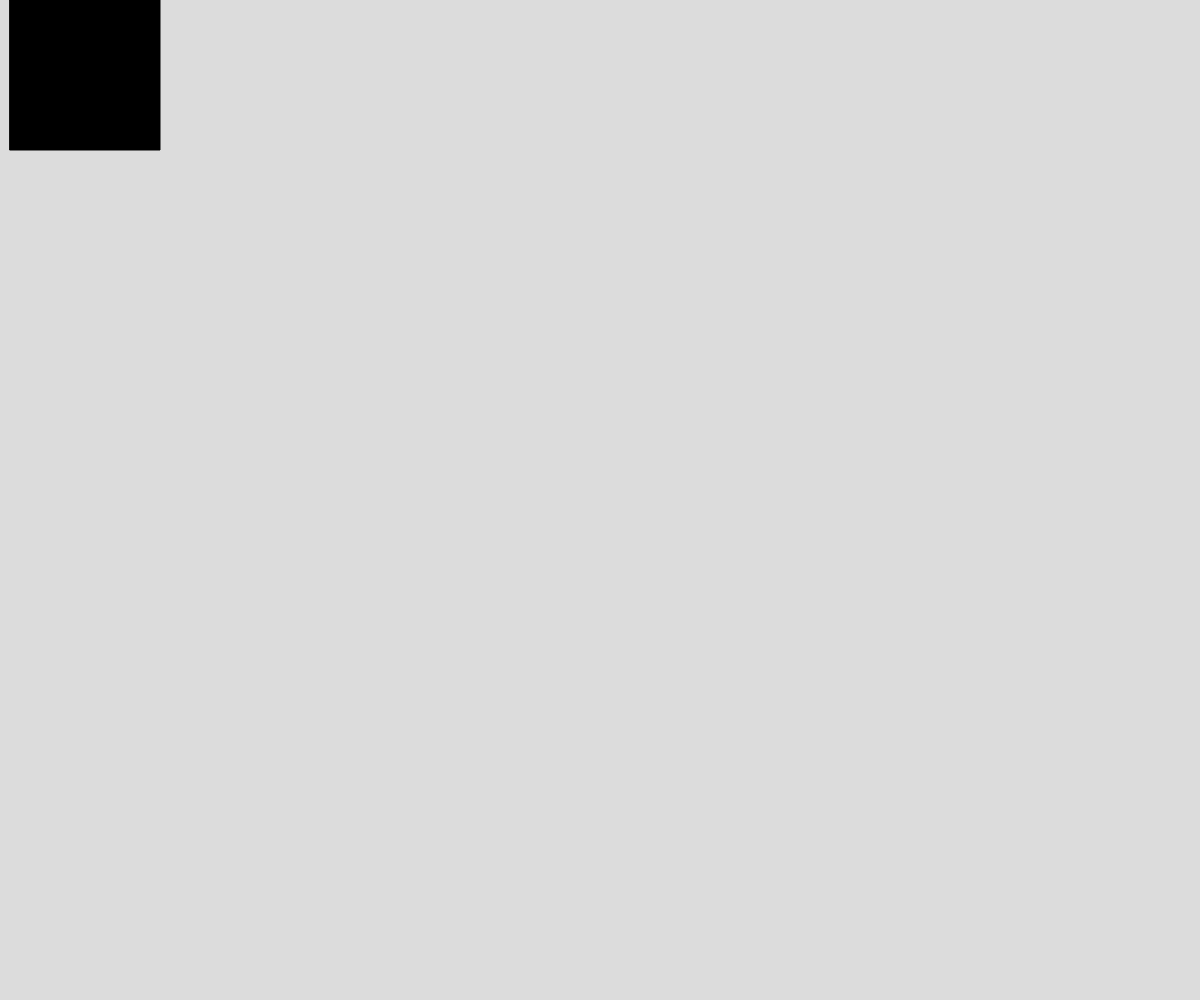
Frame 1 (no input)
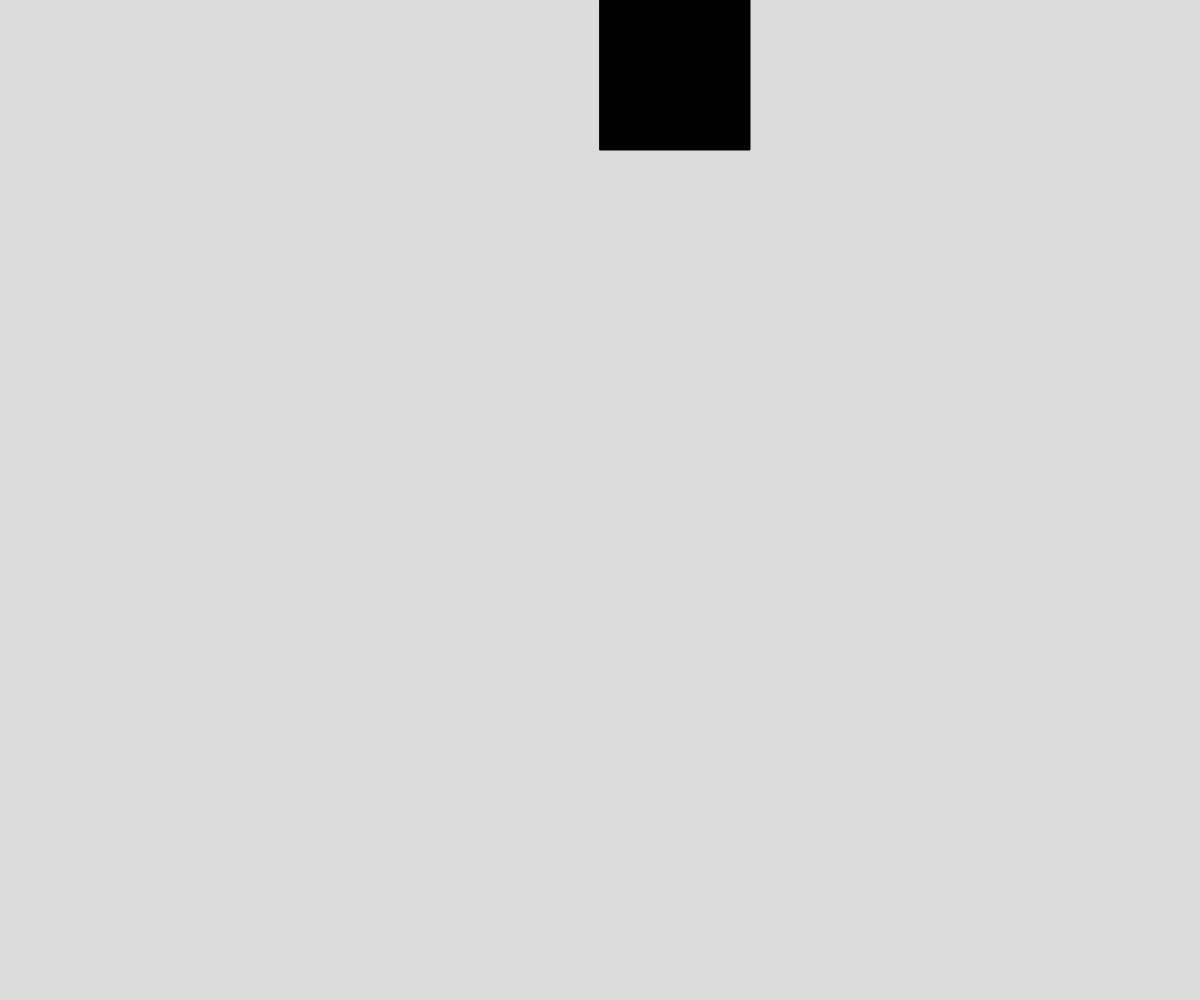
Frame 60 (no input)
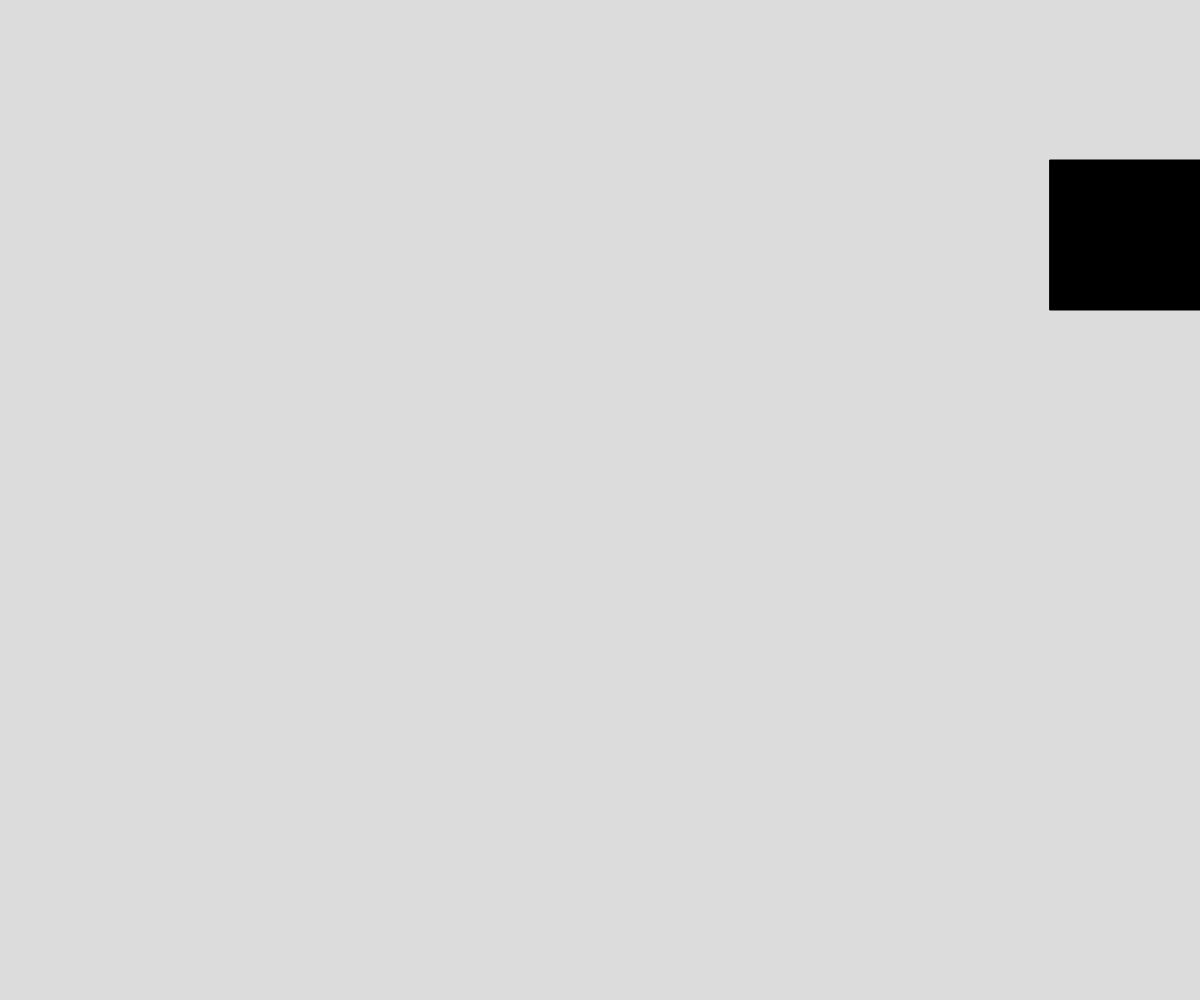
Frame 120 (the mouse pressed at the canvas centre since frame 60)

The p5.js sketch that drew these frames (run headless with seeded random() and noise() and a simulated clock; from frame 60 on, the mouse is pressed at the canvas centre):

// p5.js sketch
// ── sketch.js
// Square Around Edge
// Schellenberg
// Sept 26, 2022

let x, y, squareSize, speed, state;

function setup() {
  createCanvas(windowWidth, windowHeight);
  x = 0;
  y = 0;
  squareSize = 150;
  speed = 10;
  state = "right";
}

function draw() {
  background(220);
  moveSquare();
  drawSquare();
}

function moveSquare() {
  if (state === "right") {
    x += speed;
    if (x + squareSize >= width) {
      x = width - squareSize; //don't fall off edge
      state = "down";
    }
  }

  if (state === "down") {
    y += speed;
    if (y + squareSize >= height) {
      y = height - squareSize; //don't fall off edge
      state = "left";
    }
  }

  if (state === "left") {
    x -= speed;
    if (x <= 0) {
      x = 0; //don't fall off edge
      state = "up";
    }
  }

  if (state === "up") {
    y -= speed;
    if (y <= 0) {
      y = 0; //don't fall off edge
      state = "right";
    }
  }
}

function drawSquare() {
  fill("black");
  square(x, y, squareSize);
}
